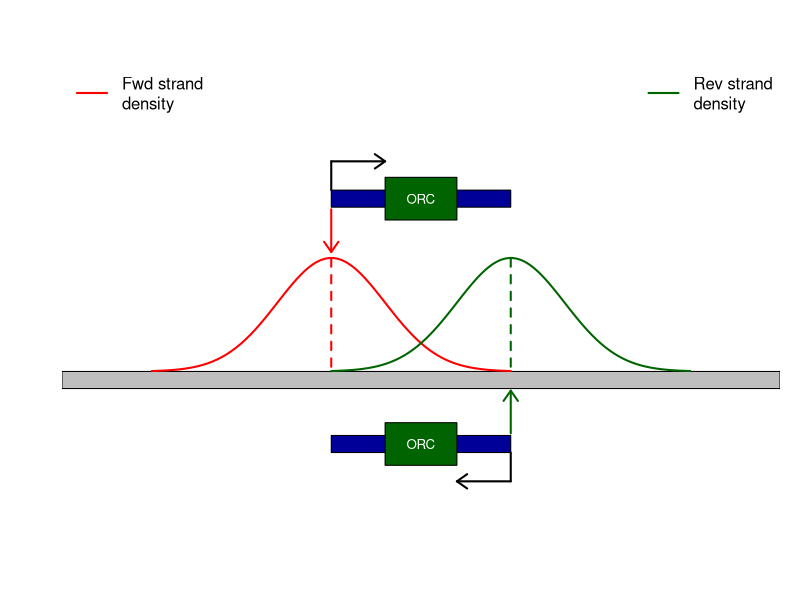

Reproduce this figure in R.
# Set up the mar
par(mar = c(3, 3.1, 3, 1))

# Set the plot area
plot(0, 0, type = "n",
     xlim = c(-100, 100), ylim = c(-75, 150),
     xaxs = "i", yaxs = "i", 
     axes = F, bty = "n", ann = F
    )

# Enter in the gray rectangle around 0
rect(xleft = -100, xright = 100, ybottom = -4, ytop = 4, col = "gray")

# Enter in the forward read distribution
x_fwd = seq(-75, 25, 0.1)
y_fwd = dnorm(x_fwd, mean = -25, sd = 15)
lines(x_fwd, (y_fwd * 2000) + 4, col = "red", lwd = 2)

x_rev = seq(-25, 75, 0.1)
y_rev = dnorm(x_rev, mean = 25, sd = 15)
lines(x_rev, (y_rev * 2000) + 4, col = "darkgreen", lwd = 2)

# Make the ORC read
rect(xleft = -25, xright = 25, ybottom = 81, ytop = 89, col = "#000099")
rect(xleft = -10, xright = 10, ybottom = 75, ytop = 95, col = "darkgreen")
# plot_cdc6(x0 = 0, x_w = 15, y0 = 85, yh = 8, obj_col = "darkgreen")
text(x = 0, y = 85, labels = "ORC", col = "white", cex = 0.8)

# Insert the read sequence
segments(x0 = -25, y0 = 89, x1 = -25, y1 = 102.5, lwd = 2)
arrows(x0 = -25, y0 = 102.5, x1 = -10, y1 = 102.5, lwd = 2, angle = 35, length = 0.125)
arrows(x0 = -25, y0 = 80, x1 = -25, y1 = 60, col = "red", lwd = 2, angle = 35, length = 0.125)

# Add the vertical segments
segments(x0 = -25, y0 = 57, x1 = -25, y1 = 4, col = "red", lty = 2, lwd = 2)
segments(x0 = 25, y0 = 57, x1 = 25, y1 = 4, col = "darkgreen", lty = 2, lwd = 2)

# Make the ORC read
rect(xleft = -25, xright = 25, ybottom = -34, ytop = -26, col = "#000099")
rect(xleft = -10, xright = 10, ybottom = -40, ytop = -20, col = "darkgreen")
# plot_cdc6(x0 = 0, x_w = 15, y0 = -30, yh = 8, obj_col = "darkgreen")
text(x = 0, y = -30, labels = "ORC", col = "white", cex = 0.8)

# Insert the read sequence
segments(x0 = 25, y0 = -34, x1 = 25, y1 = -47.5, lwd = 2)
arrows(x0 = 25, y0 = -47.5, x1 = 10, y1 = -47.5, lwd = 2, angle = 35, length = 0.125)
arrows(x0 = 25, y0 = -25, x1 = 25, y1 = -5, col = "darkgreen", lwd = 2, angle = 35, length = 0.125)

# Add in the legend
legend("topleft", legend = "Fwd strand\ndensity", col = "red", lwd = 2, bty = "n")
legend("topright", legend = "Rev strand\ndensity", col = "darkgreen", lwd = 2, bty = "n")
